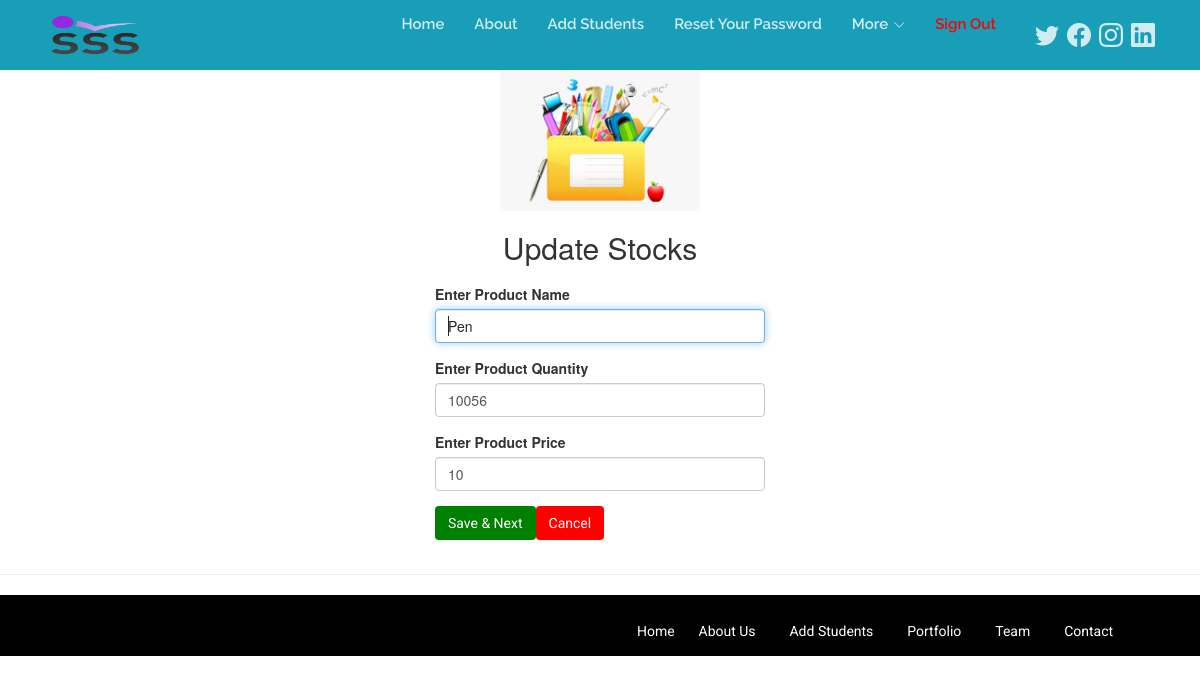
Screenshot of /Admin/stockedit.php?id=1 with the database file from the repository.
### tables this page shows
CREATE TABLE `adminstock` (
  `ID` int(11) NOT NULL,
  `product_name` varchar(255) DEFAULT NULL,
  `product_quantity` varchar(25) DEFAULT NULL,
  `product_price` varchar(25) DEFAULT NULL,
  `last_updated_time` timestamp NULL DEFAULT current_timestamp()
);

### Admin/stockedit.php (the view, shortened to what this page needs)
<?php
require_once "config.php";
$sql = "SELECT * FROM adminstock WHERE id=:id";
$query = $pdo->prepare($sql);
$query->execute(array(':id' => $_GET['id']));
$row = $query->fetch(PDO::FETCH_ASSOC);
$idi=($_SERVER["PHP_SELF"]);
$idi.='?id='.$_GET["id"];
  $lastin_id=$pdo->lastInsertId(); ?>
     <div>
        <?php include_once("Navigation.php")  ?>
        <div class="page-header"  align="center">
        <img src="assets/img/stationery.png" alt="Anna University" width="200px" width="200px">
        <h2>Update Stocks</h2>
        <div class="wrapper">
            <form action="<?php echo $idi ?>" name="myForm" onsubmit="return validateForm()" method="post" id="contact-form">
            <div class="form-group">
                <label>Enter Product Name</label>
                <input type="text" name="product_name"  value="<?php echo $row['product_name'] ?>" class="form-control" autofocus>
            </div>
            <div class="form-group">
                <label>Enter Product Quantity</label>
                <input type="number"  name="product_quantity" value="<?php echo $row['product_quantity'] ?>" autocomplete="off" class="form-control">
            </div>
            <div class="form-group">
                <label>Enter Product Price</label>
                <input type="number" name="product_price" value="<?php echo $row['product_price'] ?>" class="form-control">
            </div>
            <div class="form-group">
                <input type="submit" style="background-color:green;" class="btn" value="Save & Next"><a class="btn" style="background-color:red;" href="stockview.php">Cancel</a>
            </div>
        </form>
    </div>
</div>
<div>
 <?php include_once("Footer.php") ?>
</div>
</body>
</html>

### Admin/assets/css/style.css (style rules this page uses)
h1, h2, h3, h4, h5, h6 { font-family: "Raleway", Helvetica, Arial, sans-serif; }
h2 { font-size: 30px; margin-bottom: 65px; }
a { transition: 0.5s; text-decoration: none; color: #199EB8; }
.btn { background-color: #199EB8; font-family: "Roboto", Helvetica, Arial, sans-serif; font-weight: 800; color: #fff; padding: 15px 45px; border-radius: 50px; }

### Admin/stockedit.php (style rules this page uses)
body { font: 14px sans-serif;background-color:lightblue }
.wrapper { width: 350px; padding: 10px;text-align:left; }

### rows the page displays
adminstock: product_name "Pen", product_quantity "10056", product_price "10"
